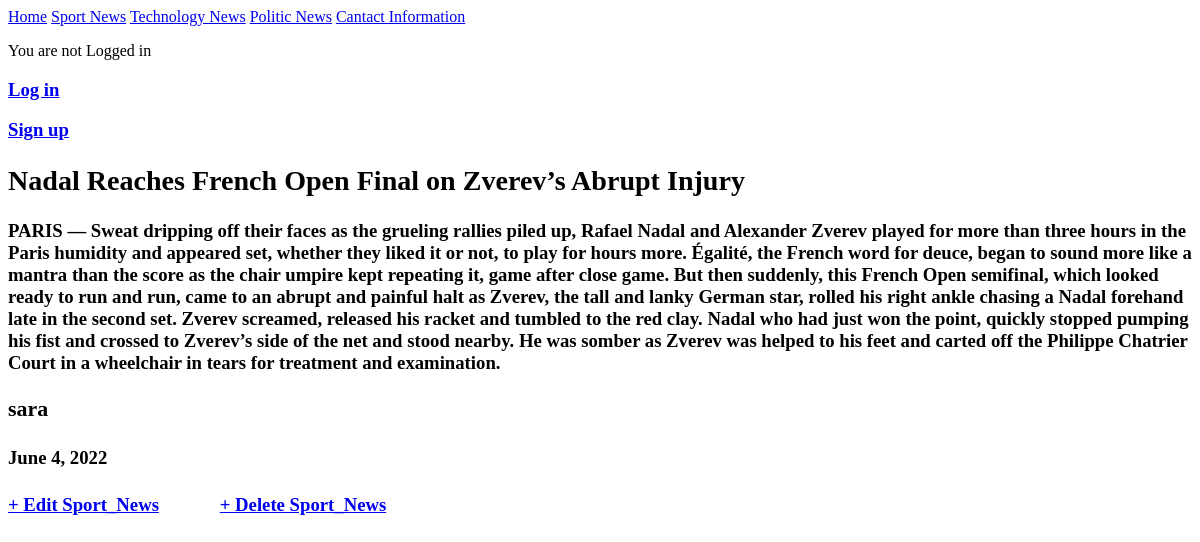
Page /sport_detail/1/ on the earlier database version.
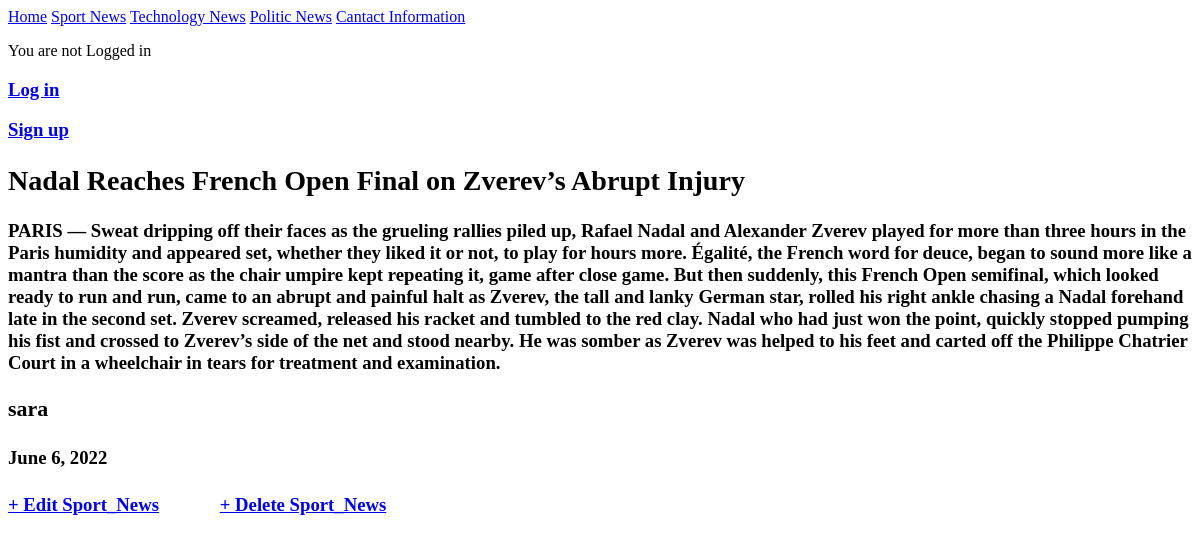
Same page on the later database version.
### newspage/models.py (models this page shows, shortened)
class AuthorSportPage(models.Model):
    title=models.CharField(max_length=250)
    author=models.ForeignKey(
        'auth.User',
        on_delete=CASCADE,
        null=True,
        blank=True,
    )
    date=models.DateField(
        auto_now=True
    )
    text=models.TextField()

### newspage/views.py (the view)
# urls.py: path('sport_detail/<int:pk>/',SportDetailView.as_view(),name='sport_detail'),
class SportDetailView(DetailView):
    model=AuthorSportPage
    context_object_name='sport'
    template_name='sport_detail.html'

### newspage/templates/sport_detail.html
{% extends 'base.html' %}
{% block content %}
    <div>
        <h2>
            {{sport.title}}
        </h2>
        <p>
            {{sport.text}}
        </p>
    </div>
    <div>
        <h3>
            {{sport.author}}
        </h3>
    </div>
    <div>
        <h4>
            {{sport.date}}
        </h4>
    </div>
    <a href="{% url 'sport_news_edit' sport.pk %}">+ Edit Sport_News</a>&nbsp;&nbsp;&nbsp;&nbsp;&nbsp;&nbsp;&nbsp;&nbsp;&nbsp;&nbsp;&nbsp;&nbsp;
    <a href="{% url 'sport_news_delete' sport.pk %}">+ Delete Sport_News</a>
{% endblock content%}

### newspage/templates/base.html
<body>
    <header>
        <div>
            <a href="{% url 'home' %}">Home</a>
            <a href="{% url 'sport_news' %}">Sport News</a>
            <a href="{% url 'technology_news' %}">Technology News</a>
            <a href="{% url 'politic_news' %}">Politic News</a>
            <a href="{% url 'call_me' %}">Cantact Information</a>
        </div>
    </header>
    {% if user.is_authenticated %}
        <p>Hi {{user.username}}</p>
        <p><a href='{% url 'logout' %}'><h3>Log out</h3></p>
    {% else %}
        <p>You are not Logged in</p>
        <a href='{% url 'login' %}'><h3>Log in</h3></a>
        <a href='{% url 'signup' %}'><h3>Sign up</a>
    {% endif %}
    <div>
        {% block content %}
        {% endblock content %}
    </div>
</body>

Differences in the rows shown:
changed AuthorSportPage "Nadal Reaches French Open Final on Zverev’s Abrupt Injury": date "June 4, 2022" → "June 6, 2022"
